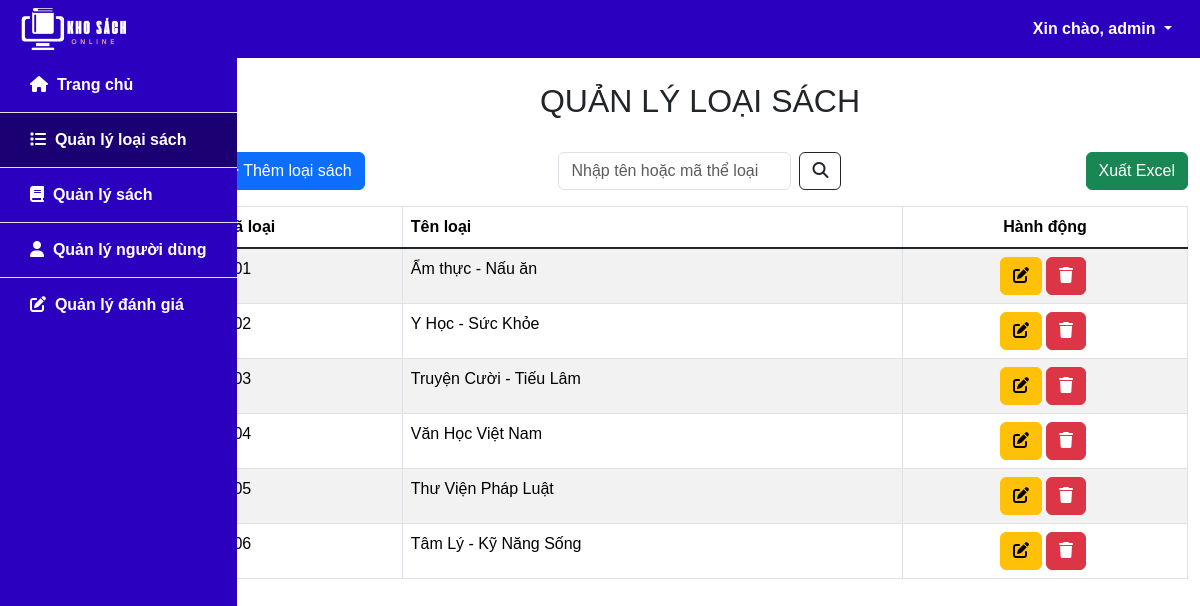
/manage_genre.php (signed in), run on the app's committed database.
### tables this page shows
CREATE TABLE `genre` (
  `id_genre` varchar(10) NOT NULL,
  `name_genre` varchar(100) NOT NULL
);

### src/functions.php (called while the page is built, shortened)
<?php
function html_escape(string|null $text): string
{
    return htmlspecialchars($text ?? '', ENT_QUOTES, 'UTF-8', false);
}

### public/manage_genre.php (the view, shortened to what this page needs)
<?php
require_once __DIR__ . '/../src/connect.php';
if ($_SERVER['REQUEST_METHOD'] === 'GET' && isset($_GET['keyword'])) {
    $keyword = $_GET['keyword'];
    $sql = "SELECT * FROM genre
            WHERE name_genre LIKE concat('%', ? '%')
            OR id_genre LIKE ?";
    $stmt = $pdo->prepare($sql);
    $stmt->execute([$keyword, $keyword]);
} else {
    $sql = "SELECT * FROM genre";
    $stmt = $pdo->prepare($sql);
    $stmt->execute();
}
$rows = $stmt->fetchAll(PDO::FETCH_ASSOC);
include_once __DIR__. '/../src/partials/header_ad.php'
?>
<div class="container-fluid flex-grow-1">
    <div class="row">
        <div class="col-2">
            <?php include_once __DIR__. '/../src/partials/slidebar_ad.php' ?>
        </div>
        <div class="col-10">
            <div class="row justify-content-center m-4">
                <h2 class="text-center">QUẢN LÝ LOẠI SÁCH</h2>
            </div>
            <div class="row mb-3">
                <div class="col">
                    <a href="/add_genre.php" class="btn btn-primary">
                        <i class="fa-solid fa-plus"></i> Thêm loại sách
                    </a>
                </div>
                <div class="col d-flex justify-content-center ">
                    <form class="d-flex" role="search" method="GET">
                        <input class="form-control me-2" type="search" placeholder="Nhập tên hoặc mã thể loại"
                            aria-label="Search" name="keyword"
                            value="<?= isset($_GET['keyword']) ? html_escape($_GET['keyword']) : '' ?>">
                        <button class="btn btn-outline-dark" type="submit"><i
                                class="fa-solid fa-magnifying-glass"></i></button>
                    </form>
                </div>
                <div class="col d-flex justify-content-end">
                    <form method="post">
                        <button class="btn btn-success" type="submit" name="export">
                            Xuất Excel
                        </button>
                    </form>
                </div>
            </div>
            <div class="row my-3">
                <div class="col">
                    <table class="table table-bordered table-striped">
                        <thead>
                            <tr>
                                <th class="align-content-start">Mã loại</th>
                                <th class="align-content-start">Tên loại</th>
                                <th class="text-center align-content-start">Hành động</th>
                            </tr>
                        </thead>
                        <tbody class="table-group-divider">
                            <?php foreach ($rows as $row) : ?>
                            <tr>
                                <td><?= html_escape($row['id_genre']) ?></td>
                                <td><?= html_escape($row['name_genre']) ?></td>
                                <td>
                                    <div class="d-flex justify-content-center">
                                        <a href="<?= 'edit_genre.php?id_genre=' . $row['id_genre'] ?>"
                                            class="btn btn-xs btn-warning">
                                            <i class="fa-solid fa-pen-to-square"></i></a>
                                        <form class="form-inline mx-1" action="/delete_genre.php" method="POST">
                                            <button id="delete-genre-btn" type="button"
                                                class="btn btn-xs btn-danger  delete-genre-btn" data-toggle="modal"
                                                name="delete-genre" data-target="#delete-confirm">
                                                <i class="fa-solid fa-trash"></i>
                                            </button>
                                        </form>
                                    </div>
                                </td>
                            </tr>
                            <?php endforeach ?>
                        </tbody>
                    </table>
                </div>
            </div>
        </div>
    </div>
</div>
<?php
include_once __DIR__. '/../src/partials/footer_ad.php'
?>

### public/css/style.css (style rules this page uses)
* { font-family:Arial, Helvetica, sans-serif; }

### data on the page
genre: name_genre "Ẩm thực - Nấu ăn"
genre: name_genre "Y Học - Sức Khỏe"
genre: name_genre "Truyện Cười - Tiếu Lâm"
genre: name_genre "Văn Học Việt Nam"
genre: name_genre "Thư Viện Pháp Luật"
genre: name_genre "Tâm Lý - Kỹ Năng Sống"

### other printed values
$_SESSION['user']['fullname'] "admin"
